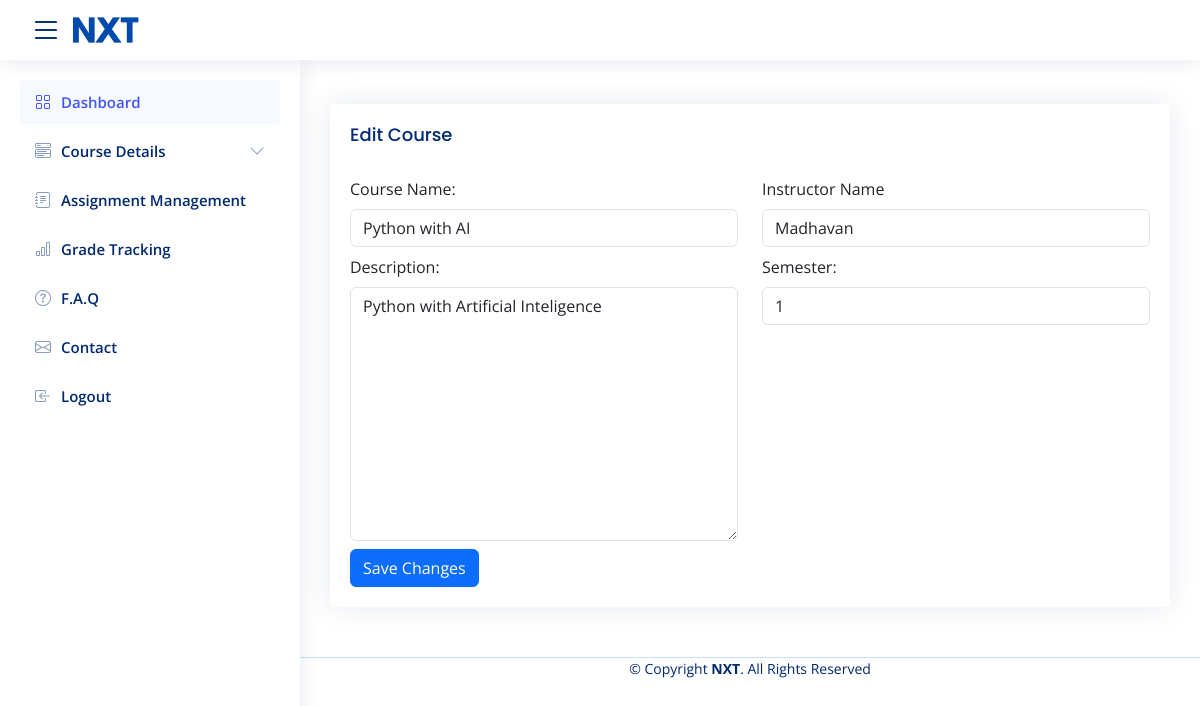
/edit_course/5/, run on the app's committed database.
### app/models.py (models this page shows, shortened)
class Course(models.Model):
    user = models.ForeignKey(User, on_delete=models.CASCADE)
    course_name = models.CharField(max_length=100)
    instructor_name = models.CharField(max_length=100)
    description = models.TextField()
    semester = models.CharField(max_length=50)

### app/views.py (the view)
# urls.py: path('edit_course/<int:course_id>/', views.edit_course, name='edit_course'),
def edit_course(request, course_id):
    course = get_object_or_404(Course, pk=course_id)
    if request.method == 'POST':
        form = CourseForm(request.POST, instance=course)
        if form.is_valid():
            form.save()
            return redirect('dashboard')
    else:
        form = CourseForm(instance=course)
    return render(request, 'edit_course.html', {'form': form})

### app/forms.py
class CourseForm(forms.ModelForm):
    class Meta:
        model = Course
        fields = ['course_name', 'instructor_name', 'description', 'semester']
    def __init__(self, *args, **kwargs):
            super().__init__(*args, **kwargs)
            self.fields['course_name'].widget.attrs.update({'class': 'form-control'})
            self.fields['instructor_name'].widget.attrs.update({'class': 'form-control'})
            self.fields['description'].widget.attrs.update({'class': 'form-control'})
            self.fields['semester'].widget.attrs.update({'class': 'form-control'})

### template/edit_course.html (shortened to what this page needs)
{% extends 'master.html' %}
{% block content %}
<section id="edit_course">
    <div class="card">
        <div class="card-body">
            <h5 class="card-title">Edit Course</h5>
    <form method="post" class="row">
                <div class="col-md-6 pt-2">
                    <label for="id_name" class="form-label">Course Name:</label>
                    {{form.course_name}}
                </div>
                <div class="col-md-6 pt-2">
                    <label for="id_name" class="form-label">Instructor Name</label>
                    {{ form.instructor_name}}
                </div>
                <div class="col-md-6 pt-2">
                    <label for="id_description" class="form-label">Description:</label>
                    {{form.description}}
                </div>
                <div class="col-md-6 pt-2">
                    <label for="id_due_date" class="form-label">Semester:</label>
                    {{form.semester}}
                </div>
                <div class="col-md-6 pt-2">
                <button type="submit" class="btn btn-primary">Save Changes</button>
                </div>
            </form>
        </div>
    </div>
{% endblock %}

### static/css/style.css (style rules this page uses)
:root { scroll-behavior: smooth; }
body { font-family: "Open Sans", sans-serif; background:#fff; color: #444444; }
h1, h2, h3, h4, h5, h6 { font-family: "Nunito", sans-serif; }
.card { margin-bottom: 30px; border: none; border-radius: 5px; box-shadow: 0px 0 30px rgba(1, 41, 112, 0.1); }
.card-title { padding: 20px 0 15px 0; font-size: 18px; font-weight: 500; color: #012970; font-family: "Poppins", sans-serif; }
.card-body { padding: 0 20px 20px 20px; }

### data on the page
Course: course_name "Python with AI", instructor_name "Madhavan", description "Python with Artificial Inteligence", semester "1"
